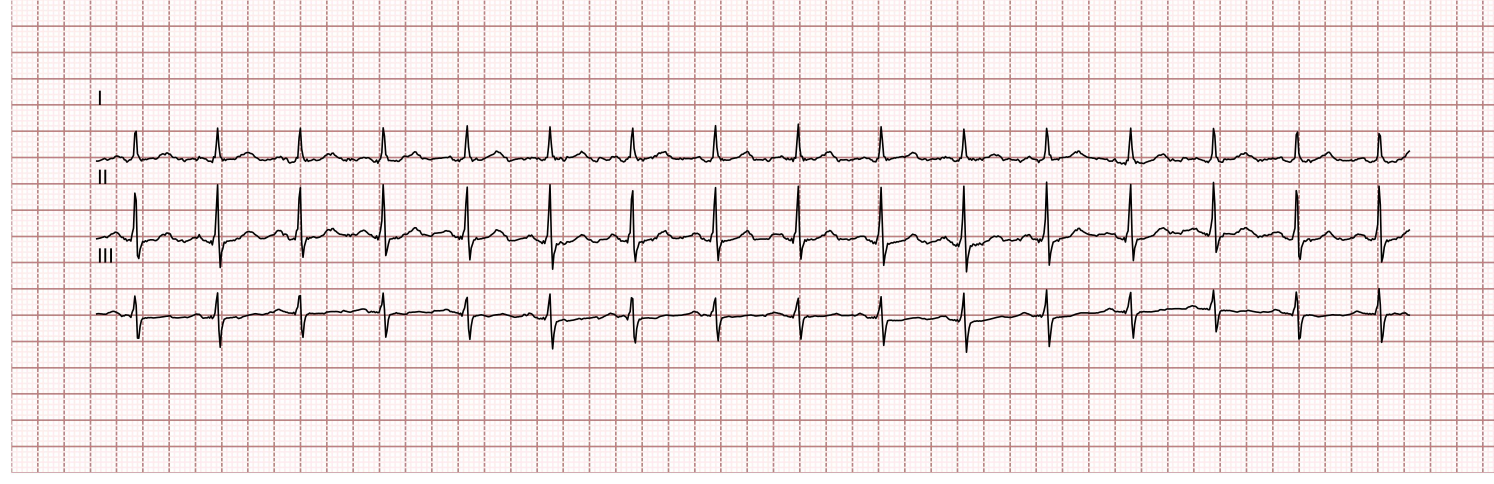
#> input picture data/ecg_images/images/train/100_3by1.jpg, 4480 x 1452 px (shown at 1/3 size)
$ python -i train_simple.py   (imports and definitions only)   (older library calls are emulated)
#> lines starting #> are read from the running program, lines starting #| are printed output that depends on the picture
# Legacy script. Uses a random image split that leaks data. Do not use for results.

"""
train_simple.py  —  Fast ECG Classifier (No GPU needed)
=========================================================
Uses image features + SVM instead of deep learning.
Trains in ~2 minutes instead of 2 hours.
Expected accuracy: 70-85%

Run from D:\\ECG_Project:  python train_simple.py
"""

import os, json, pickle
import numpy as np
import cv2
from sklearn.svm import SVC
from sklearn.preprocessing import StandardScaler
from sklearn.pipeline import Pipeline
from sklearn.metrics import classification_report, accuracy_score
from sklearn.utils import shuffle

BASE_DIR   = "data/ecg_images"
MODEL_DIR  = "model"
MODEL_PATH = os.path.join(MODEL_DIR, "ecg_model_svm.pkl")
NAMES_PATH = os.path.join(MODEL_DIR, "class_names.json")
IMG_SIZE   = (128, 128)
CLASSES    = ["Normal", "Abnormal", "MI"]

# [1 line not run here, left out]


# ══════════════════════════════════════════════════════════════════
#  FEATURE EXTRACTION
# ══════════════════════════════════════════════════════════════════

def extract_features(img_path):
    """
    Extract meaningful features from ECG image:
    - HOG-like gradient features (captures waveform shape)
    - Pixel intensity histogram (captures signal density)
    - Row/column projections (captures lead structure)
    """
    img = cv2.imread(img_path)
#> img is the input picture: shape (1452, 4480, 3); mean B, G, R 230.3, 230.1, 241.4
    if img is None:
        return None

    # Resize
    img = cv2.resize(img, IMG_SIZE)
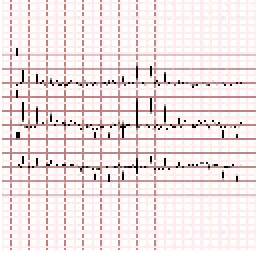
#> img: shape (128, 128, 3) (shown 2 times larger); mean B, G, R 228.8, 228.5, 240.3

    # 1. Grayscale + remove red grid
    hsv = cv2.cvtColor(img, cv2.COLOR_BGR2HSV)
#> hsv: shape (128, 128, 3); mean H, S, V 82.6, 18.5, 240.6
    m1  = cv2.inRange(hsv, (0,30,100), (12,255,255))
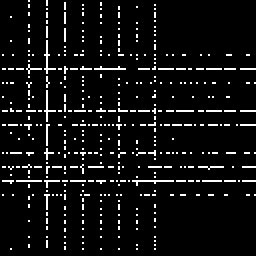
#> m1: shape (128, 128) (shown 2 times larger); 6.3% white in thin lines or dots
    m2  = cv2.inRange(hsv, (155,30,100), (180,255,255))
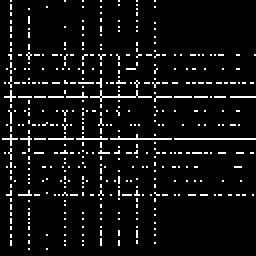
#> m2: shape (128, 128) (shown 2 times larger); 6.2% white in thin lines or dots
    gray = cv2.cvtColor(img, cv2.COLOR_BGR2GRAY)
    gray[cv2.bitwise_or(m1,m2) > 0] = 255
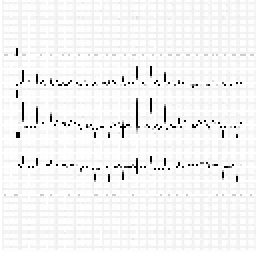
#> gray: shape (128, 128) (shown 2 times larger); min 0, max 255, mean 244.3
    gray = gray.astype(np.float32) / 255.0

    features = []

    # 2. Pixel intensity histogram (32 bins)
    hist, _ = np.histogram(gray, bins=32, range=(0,1))
#> hist = 32 values, max 9844 at index 31, min 1 at index 18, mean 512
    features.extend(hist / hist.sum())

    # 3. Horizontal projection (row sums) — captures lead row structure
    row_proj = gray.mean(axis=1)   # 128 values
#> row_proj = 128 values, max 1 at index 69, min 0.792 at index 63, mean 0.958
    features.extend(row_proj)

    # 4. Vertical projection (col sums) — captures R-peak positions
    col_proj = gray.mean(axis=0)   # 128 values
#> col_proj = 128 values, max 1 at index 0, min 0.763 at index 68, mean 0.958
    features.extend(col_proj)

    # 5. Gradient magnitude histogram — captures waveform sharpness
    gx = cv2.Sobel(gray, cv2.CV_32F, 1, 0, ksize=3)
    gy = cv2.Sobel(gray, cv2.CV_32F, 0, 1, ksize=3)
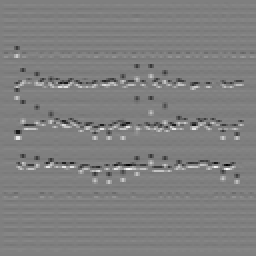
#> gy: shape (128, 128) float32 (shown 2 times larger); min -3.65, max 3.64, mean 0.00195; drawn with min black and max white
    mag = np.sqrt(gx**2 + gy**2)
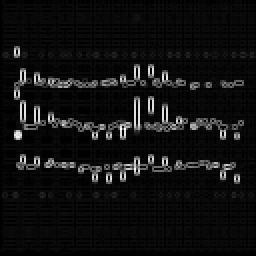
#> mag: shape (128, 128) float32 (shown 2 times larger); min 0, max 4.41, mean 0.3; drawn with min black and max white
    grad_hist, _ = np.histogram(mag, bins=32, range=(0,1))
#> grad_hist = 32 values, max 2661 at index 5, min 2 at index 22, mean 468.9
    features.extend(grad_hist / (grad_hist.sum() + 1e-6))

    # 6. Block mean features (4x4 grid = 16 blocks)
    h, w = gray.shape
#> h = 128; w = 128
    bh, bw = h//4, w//4
#> bh = 32; bw = 32
    for i in range(4):
        for j in range(4):
            block = gray[i*bh:(i+1)*bh, j*bw:(j+1)*bw]
            features.append(block.mean())
            features.append(block.std())
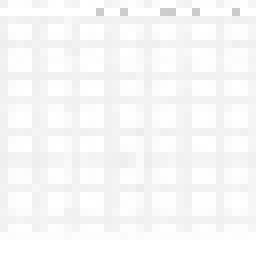
#> block: shape (32, 32) float32 (shown 8 times larger); min 0.796, max 1, mean 0.972
#> after the loop, features = 352 values, max 1 at index 101, min 6.1e-05 at index 18, mean 0.751

    return np.array(features, dtype=np.float32)


# ══════════════════════════════════════════════════════════════════
#  LOAD DATASET
# ══════════════════════════════════════════════════════════════════

def load_split(split):
    X, y = [], []
    split_dir = os.path.join(BASE_DIR, split)
    for cls_idx, cls in enumerate(CLASSES):
        cls_dir = os.path.join(split_dir, cls)
        if not os.path.exists(cls_dir):
            print(f"  ⚠ {split}/{cls} not found — skipping")
            continue
        imgs = [f for f in os.listdir(cls_dir)
                if f.lower().endswith(('.jpg','.jpeg','.png','.bmp'))]
        print(f"  {split}/{cls}: {len(imgs)} images", end="", flush=True)
        ok = 0
        for fname in imgs:
            feat = extract_features(os.path.join(cls_dir, fname))
            if feat is not None:
                X.append(feat)
                y.append(cls_idx)
                ok += 1
        print(f" → {ok} features extracted")
    return np.array(X), np.array(y)


# [1 line not run here, left out]
X_train, y_train = load_split("train")
# [3 lines not run here, left out]
X_val, y_val = load_split("val")
# [4 lines not run here, left out]

# Shuffle
X_train, y_train = shuffle(X_train, y_train, random_state=42)


# ══════════════════════════════════════════════════════════════════
#  TRAIN SVM
# ══════════════════════════════════════════════════════════════════
# [1 line not run here, left out]

# Class weights to handle imbalance
from collections import Counter
counts = Counter(y_train)
total  = len(y_train)
class_weight = {i: total/(len(CLASSES)*counts[i]) for i in range(len(CLASSES)) if i in counts}
# [1 line not run here, left out]

pipeline = Pipeline([
    ('scaler', StandardScaler()),
    ('svm',    SVC(
        kernel       = 'rbf',
        C            = 10,
        gamma        = 'scale',
        class_weight = class_weight,
        probability  = True,      # needed for confidence scores
        random_state = 42,
    ))
])

# [9 lines not run here, left out]

# [1 line that did not run here, left out]
# [1 line that did not run here, left out]

# [13 lines not run here, left out]

class_names = {str(i): cls for i, cls in enumerate(CLASSES)}
# [7 lines not run here, left out]

>>> result = extract_features('../data/ecg_images/images/train/100_3by1.jpg')
#> result has the same summary as features in extract_features
